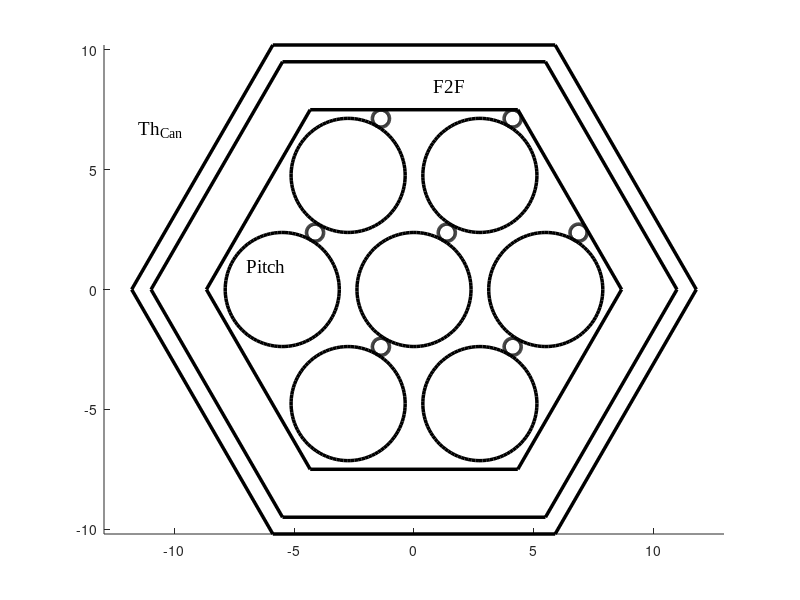

Source code (MATLAB): (Note: this script raises an error after producing the figure.)
clear
close all

f2f = 15;
th = 2;
gap = 0.7;
radius = 2.38;
wrap = 0.15*radius;
theta = 60.*(pi/180.);
pitch = 4.;
offset = [(radius+wrap)*cos(theta) (radius+wrap)*sin(theta)];

LW = 2.5;

half = 0.5 * 1;
side = (2.0 * half) / sqrt(3.0);
base = 0.5 * side;
% hex with f2f=1, centered at origin
hex = [base, half;
       -base, half;
       -side, 0;
       -base, -half;
       base, -half;
       side,0;
       base,half];
% circle with r=1, centered at origin
npt = 100;
circle = zeros(npt,2);
radian = linspace(0,2*pi,npt);
circle(:,1) = cos(radian);
circle(:,2) = sin(radian);

figure
hold on
% hex can
plot(hex(:,1)*f2f,hex(:,2)*f2f,'k','LineWidth',LW)
plot(hex(:,1)*(f2f+2*th),hex(:,2)*(f2f+2*th),'k','LineWidth',LW)
plot(hex(:,1)*(f2f+2*th+2*gap),hex(:,2)*(f2f+2*th+2*gap),'k','LineWidth',LW)
% center circle
plot(circle(:,1)*radius,circle(:,2)*radius,'k','LineWidth',LW)
plot(circle(:,1)*wrap+offset(1),circle(:,2)*wrap+offset(2),'k','LineWidth',LW)
% ring of pins
for i = 1:6
    this_circle = circle*radius + hex(i,:)*pitch*radius;
    this_wrap = circle*wrap + hex(i,:)*pitch*radius + offset;
    plot(this_circle(:,1),this_circle(:,2),'k','LineWidth',LW)
    plot(this_wrap(:,1),this_wrap(:,2),'k','LineWidth',LW)
end

FS = 14;
FN = 'Times New Roman';
text(-11.5,6.7,'Th_{Can}','FontSize',FS,'FontName',FN);
text(0.8,8.5,'F2F','FontSize',FS,'FontName',FN);
text(-7,1,'Pitch','FontSize',FS,'FontName',FN);
axis equal
%F2F
arrow([0,-9.5],[0,+9.5],'LineWidth',1)
arrow([0,+9.5],[0,-9.5],'LineWidth',1)
arrow([0,-9.5],[0,+9.5],'LineWidth',1)
arrow([0,+9.5],[0,-9.5],'LineWidth',1)
arrow([-6,0],[-3,-5])
arrow([-3,-5],[-6,0])
arrow([-7.8,5.5],[-6.2,4.45],'Length',10)
arrow([-6.2,4.45],[-7.8,5.5],'Length',10)
annotation('textarrow',[0.8,0.76],[0.81,0.747],'String','Gap','FontSize',FS,'FontName',FN)

hold off

set(gca,'Visible','off');
print(gcf,'../figs/hex_can.eps','-depsc2');
close(gcf)